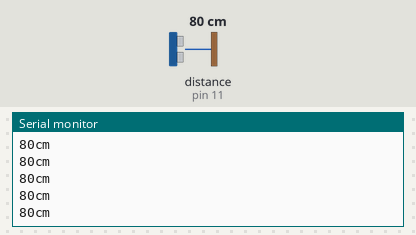
The sketch below on a simulated Arduino Uno, built with avr-gcc and run on an emulated ATmega328P. Shown: the last lines printed to the serial monitor. Wiring (inferred from the names in the program): ultrasonic range finder: trigger pin 10; echo pin 11. The inputs (shaded band) are chosen by the test bench; at power-on: distance to the obstacle (sensor on pin 11) 80 cm. The echo pulse lasts 58.3 µs per cm.

Above: at 1.2 s.
1.3 s: distance to the obstacle (sensor on pin 11) set to 2 cm
At 1.48 s:
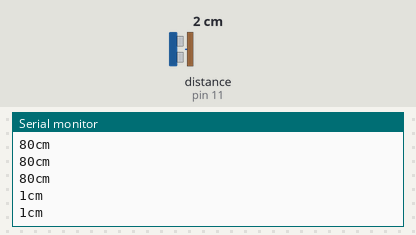
2.8 s: distance to the obstacle (sensor on pin 11) set to 120 cm
At 2.89 s:
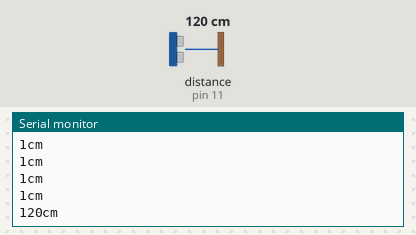
Timing chart, 0 to 5.8 s (numbered marks = the images above; inputs shaded):
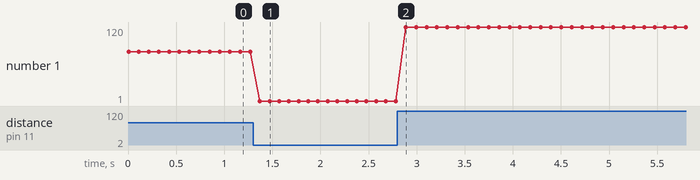

Measured:
- after the input at 1.3 s, the serial monitor: prints a new line after 0.07 s (image 1)
- after the input at 2.8 s, the serial monitor: prints a new line after 0.09 s (image 2)
- plotted number 1: 80 → 1 after the input at 1.3 s, 1 → 120 after the input at 2.8 s

The sketch:

sensor_de_distancia_ultrassonico.ino
```cpp
 const int trigger = 10;  // emite o sinal
 const int echo = 11; // recebe o sinal

void setup() {
  pinMode(trigger, OUTPUT);
  pinMode(echo, INPUT);
  Serial.begin(9600);
}

void loop() {
  // variáveis para calcular a distância
  long duration, cm;
  //controlar os sinais emitidos pelo sensor
  digitalWrite(trigger, LOW);
  delayMicroseconds(2);
  digitalWrite(trigger, HIGH);
  delayMicroseconds(10);
  digitalWrite(trigger, LOW);
  // calcula a duração do impulso
  duration = pulseIn(echo, HIGH);
  // converte o tempo em distância
  cm = microsecondsToCentimeters(duration);
//demonstra a distância no serial monitor
  Serial.print(cm);
  Serial.print("cm");
  Serial.println();
  delay(100);
}

long microsecondsToCentimeters(long microseconds) {
  return microseconds / 29 / 2;
}
```
